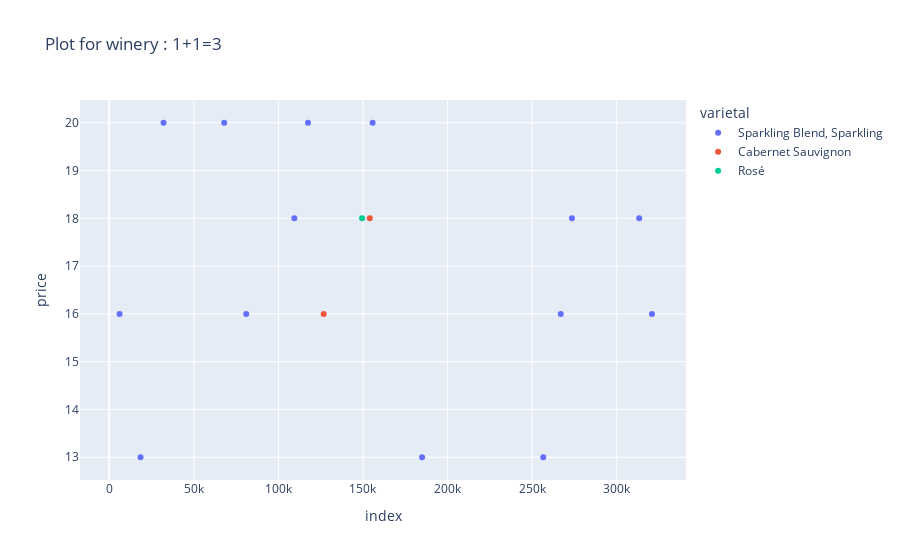

Notebook source saved alongside this figure:
### Code cell
winery = input()
tt = df[df.winery == winery]
tt.varietal.astype('category')
px.scatter(tt,y='price' ,color='varietal', title=f'Plot for winery : {winery}')

### Figure 1 — Plotly figure (JSON) as saved in the notebook; plotly's stock layout.template omitted (floating-point values rounded to 4 significant figures)
{"data": [{"hovertemplate": "varietal=Sparkling Blend, Sparkling<br>index=%{x}<br>price=%{y}<extra></extra>", "legendgroup": "Sparkling Blend, Sparkling", "marker": {"color": "#636efa", "symbol": "circle"}, "mode": "markers", "name": "Sparkling Blend, Sparkling", "orientation": "v", "showlegend": true, "type": "scatter", "x": [2860, 6117, 18511, 32119, 67987, 81018, 109436, 117520, 155697, 184935, 256558, 266915, 273533, 313295, 320828], "xaxis": "x", "y": [null, 16, 13, 20, 20, 16, 18, 20, 20, 13, 13, 16, 18, 18, 16], "yaxis": "y"}, {"hovertemplate": "varietal=Cabernet Sauvignon<br>index=%{x}<br>price=%{y}<extra></extra>", "legendgroup": "Cabernet Sauvignon", "marker": {"color": "#EF553B", "symbol": "circle"}, "mode": "markers", "name": "Cabernet Sauvignon", "orientation": "v", "showlegend": true, "type": "scatter", "x": [126787, 154037], "xaxis": "x", "y": [16, 18], "yaxis": "y"}, {"hovertemplate": "varietal=Rosé<br>index=%{x}<br>price=%{y}<extra></extra>", "legendgroup": "Rosé", "marker": {"color": "#00cc96", "symbol": "circle"}, "mode": "markers", "name": "Rosé", "orientation": "v", "showlegend": true, "type": "scatter", "x": [149460], "xaxis": "x", "y": [18], "yaxis": "y"}], "layout": {"legend": {"title": {"text": "varietal"}, "tracegroupgap": 0}, "title": {"text": "Plot for winery : 1+1=3"}, "xaxis": {"anchor": "y", "domain": [0, 1], "title": {"text": "index"}}, "yaxis": {"anchor": "x", "domain": [0, 1], "title": {"text": "price"}}}}
